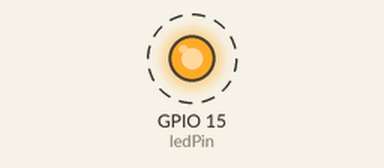
The program below on a simulated ESP32-S3. Parts: output pins drawn as LEDs (lit = HIGH). Dashed ring = blinking. What the program prints to the serial monitor is not drawn.

Above: at 0.5 s.
Timing chart, 0 to 4.6 s (numbered marks = the images above):
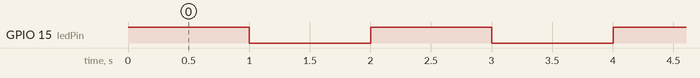

Measured:
- by itself, GPIO 15 (ledPin): alternates HIGH for 1.0 s and LOW for 1.0 s

The program:

main.cpp
```cpp
#include <Arduino.h>
#include <FreeRTOS.h>
#include <task.h>
#include <semphr.h>

const int ledPin = 15;

void tareaEncender(void *parameter);
void tareaApagar(void *parameter);

SemaphoreHandle_t semaforoEncender;
SemaphoreHandle_t semaforoApagar;

void setup() {
  Serial.begin(9600);
  pinMode(ledPin, OUTPUT);

  // Creamos dos semáforos binarios
  semaforoEncender = xSemaphoreCreateBinary();
  semaforoApagar = xSemaphoreCreateBinary();

  // Creamos las tareas
  xTaskCreate(tareaEncender, "Encender LED", 1000, NULL, 1, NULL);
  xTaskCreate(tareaApagar, "Apagar LED", 1000, NULL, 1, NULL);

  // Damos el primer semáforo para iniciar el ciclo (encender primero)
  xSemaphoreGive(semaforoEncender);
}

void loop() {
  // Nada aquí
}

void tareaEncender(void *parameter) {
  for (;;) {
    xSemaphoreTake(semaforoEncender, portMAX_DELAY);

    digitalWrite(ledPin, HIGH);
    Serial.println("LED Encendido");
    vTaskDelay(pdMS_TO_TICKS(1000)); // Espera 1 segundo

    xSemaphoreGive(semaforoApagar); // Libera semáforo para tarea de apagar
  }
}

void tareaApagar(void *parameter) {
  for (;;) {
    xSemaphoreTake(semaforoApagar, portMAX_DELAY);

    digitalWrite(ledPin, LOW);
    Serial.println("LED Apagado");
    vTaskDelay(pdMS_TO_TICKS(1000)); // Espera 1 segundo

    xSemaphoreGive(semaforoEncender); // Libera semáforo para tarea de encender
  }
}
```
